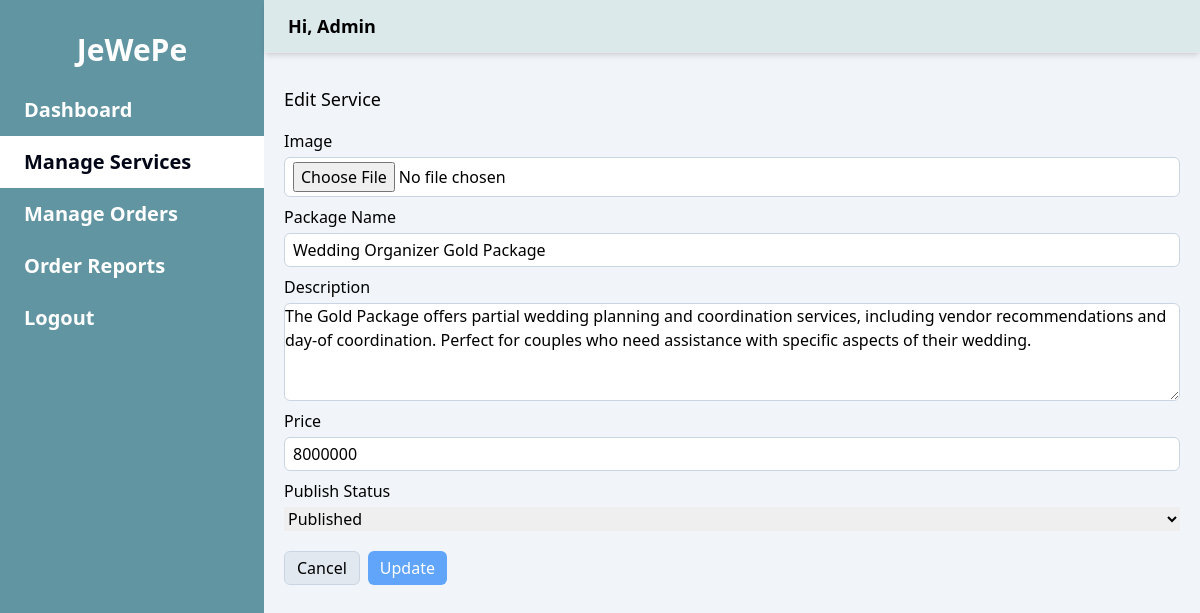
Page /admin/edit-service.php?id=9 (signed in) on the committed database.
### tables this page shows
CREATE TABLE `tb_services` (
  `service_id` int(11) NOT NULL,
  `image` varchar(100) NOT NULL,
  `package_name` varchar(256) NOT NULL,
  `description` text NOT NULL,
  `price` int(11) NOT NULL,
  `status_publish` tinyint(1) NOT NULL,
  `created_at` datetime NOT NULL,
  `updated_at` datetime NOT NULL
);

### admin/edit-service.php (the view, shortened to what this page needs)
<?php
include("../config.php");
$current_url = $_SERVER['REQUEST_URI'];
$dashboard_class = $current_url == '/arfindwio/admin/dashboard.php' ? 'bg-white' : 'text-white hover:bg-white hover:text-slate-950 hover:bg-opacity-70';
$manage_services_class = strpos($current_url, '/arfindwio/admin/manage-services.php') !== false ||
                         strpos($current_url, '/arfindwio/admin/create-service.php') !== false ||
                         strpos($current_url, '/arfindwio/admin/edit-service.php') !== false ?
                         'bg-white text-slate-950' :
                         'text-white hover:bg-white hover:text-slate-950 hover:bg-opacity-70';
$manage_orders_class = $current_url == '/arfindwio/admin/manage-orders.php' ? 'bg-white text-slate-950' : 'text-white hover:bg-white hover:text-slate-950 hover:bg-opacity-70';
$order_reports_class = $current_url == '/arfindwio/admin/order-reports.php' ? 'bg-white text-slate-950' : 'text-white hover:bg-white hover:text-slate-950 hover:bg-opacity-70';
if (isset($_GET['id'])) {
    $service_id = $_GET['id'];
    $sql = "SELECT * FROM tb_services WHERE service_id = $service_id";
    $result = $conn->query($sql);
    if ($result) {
        if ($result->num_rows > 0) {
            $row = $result->fetch_assoc();
            $package_name = $row['package_name'];
            $description = $row['description'];
            $price = $row['price'];
            $status_publish = $row['status_publish'];
        } else {
            echo "Service not found.";
            exit();
        }
    } else {
        echo "Error retrieving service: " . $conn->error;
        exit();
    }
} else {
    echo "Service ID not provided.";
    exit();
}
?>
<!DOCTYPE html>
<html lang="en">
<head>
    <script src="https://cdn.tailwindcss.com"></script>
</head>
<body>
    <div class="flex w-full">
        <div class="w-[22%] flex flex-col bg-[#6295A2] text-white h-screen">
            <h1 class="text-3xl font-bold text-center pt-8">JeWePe</h1>
            <div class="pt-4 flex flex-col">
            <a href="/arfindwio/admin/dashboard.php" class="px-6 text-xl py-3 font-bold <?php echo $dashboard_class; ?>">Dashboard</a>
            <a href="/arfindwio/admin/manage-services.php" class="px-6 text-xl py-3 font-bold <?php echo $manage_services_class; ?>">Manage Services</a>
            <a href="/arfindwio/admin/manage-orders.php" class="px-6 text-xl py-3 font-bold <?php echo $manage_orders_class; ?>">Manage Orders</a>
            <a href="/arfindwio/admin/order-reports.php" class="px-6 text-xl py-3 font-bold <?php echo $order_reports_class; ?>">Order Reports</a>
            <a href="../logout.php" class="px-6 text-xl py-3 font-bold text-white hover:bg-white hover:text-slate-950 hover:bg-opacity-50">Logout</a>
            </div>
        </div>
        <div class="flex flex-col gap-8 w-[78%] bg-slate-100">
            <div class="w-full border-b shadow-md bg-[#80B9AD] bg-opacity-20">
                <h1 class="font-bold text-lg py-3 px-6">Hi, Admin</h1>
            </div>
            <div class="flex flex-col gap-1 flex-wrap px-5">
                <h5 class="font-medium text-lg mb-3">Edit Service</h5>
            <form action="edit-service.php?id=<?php echo $service_id; ?>" method="POST" enctype="multipart/form-data" class="w-full flex flex-col gap-2">
                <div class="flex flex-col gap-1">
                    <label for="image">Image</label>
                    <input class="rounded-md px-2 py-1 border-slate-300 border bg-white" type="file" id="image" name="image" accept=".png, .jpg, .jpeg, .webp">
                </div>
                <div class="flex flex-col gap-1">
                    <label for="package_name">Package Name</label>
                    <input class="rounded-md px-2 py-1 border-slate-300 border" type="text" id="package_name" name="package_name" placeholder="Input Package Name" value="<?php echo htmlspecialchars($package_name); ?>">
                </div>
                <div class="flex flex-col gap-1">
                    <label for="description">Description</label>
                    <textarea class="border rounded-md border-slate-300" id="description" name="description" rows="4" placeholder="Enter Description"><?php echo htmlspecialchars($description); ?></textarea>
                </div>
                <div class="flex flex-col gap-1">
                    <label for="price">Price</label>
                    <input class="rounded-md px-2 py-1 border-slate-300 border" type="number" id="price" name="price" placeholder="Enter Price" value="<?php echo htmlspecialchars($price); ?>">
                </div>
                <div class="flex flex-col gap-1">
                    <label for="status_publish">Publish Status</label>
                    <select id="status_publish" name="status_publish">
                    <option value="1" <?php if ($status_publish == 1) echo 'selected'; ?>>Published</option>
                    </select>
                </div>
                <div class="flex gap-2 pt-3">
                    <a href="/arfindwio/admin/manage-services.php" class="border px-3 py-1 bg-slate-200 border-slate-300 rounded-md">Cancel</a>
                    <input type="submit" value="Update" class="w-fit bg-blue-400 text-white px-3 py-1 rounded-md hover:bg-blue-600">
                </div>
            </form>
            </div>
        </div>
    </div>
</body>
</html>

### rows in the picture
tb_services: package_name "Wedding Organizer Gold Package", description "The Gold Package offers partial wedding planning and coordination services, including vendor recommendations and day-of coordination. Perfect for couples who need assistance with specific aspects of their wedding.", price "8000000", status_publish "Published"
